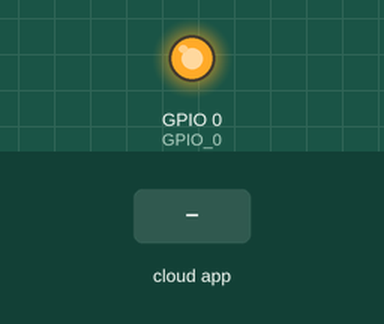
A sketch run on a simulated ESP8266 (NodeMCU). On the bench: output pins drawn as LEDs (lit = HIGH). The inputs (shaded band) are chosen by the test bench. WiFi joins after 1.5 s; servers stay silent unless stated.

Above: at 2.7 s.
2.8 s: the phone or cloud app sets Ventilation1 to 64
At 4.0 s:
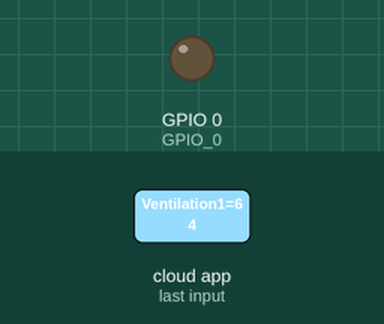
4.3 s: the phone or cloud app sets Ventilation1 to 0
At 5.3 s:
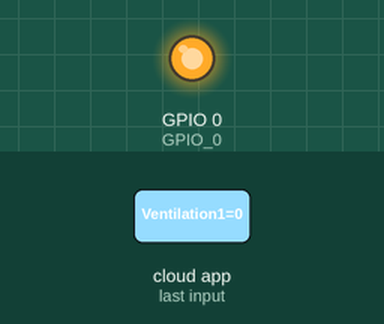
5.8 s: the phone or cloud app sets Ventilation1 to 128
At 6.4 s:
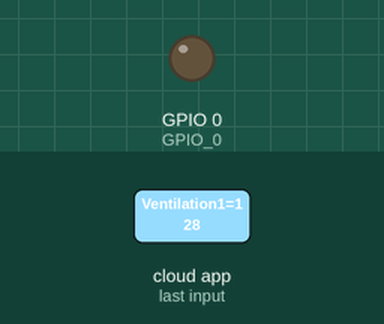
Timing chart, 0 to 8.8 s (numbered marks = the images above; inputs shaded):
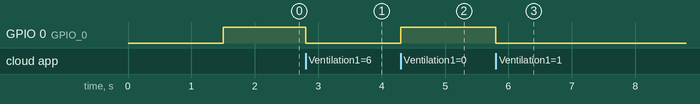

The sketch:

ESPVentilation.ino
```cpp
#include <ESP8266WiFi.h>
#include <WiFiManager.h>
#include <EEPROM.h>
#include <Espalexa.h>
#include "config.h"

WiFiClient wifiClient;
Espalexa espalexa;

void stateChanged(uint8_t value);

//Setup
void setup()
{
#ifdef SERIALLOG
  Serial.begin(SERIALBAUDS);
  while (!Serial)
    continue;
#endif
#ifdef INFO
  delay(5000);
  Serial.print("Core version: ");
  Serial.println(ESP.getCoreVersion());
  Serial.print("Sdk version: ");
  Serial.println(ESP.getSdkVersion());
  Serial.print("MAC: ");
  Serial.println(WiFi.macAddress());
#endif
  WiFiManager wifiManager;
  //Reset setting
  //wifiManager.resetSettings();
  wifiManager.setAPStaticIPConfig(IPAddress(IPLOWA, IPLOWB, IPLOWC, IPLOWD), IPAddress(IPHIGHA, IPHIGHB, IPHIGHC, IPHIGHD), IPAddress(255, 255, 255, 0));
#ifdef WIFIDEBUG
  wifiManager.setDebugOutput(true);
#else
  wifiManager.setDebugOutput(false);
#endif

  if (!wifiManager.autoConnect(NETWORKNAME))
  {
#ifdef DEBUG
    Serial.println("Failed to connect");
#endif
    delay(ATTENPTING);
    ESP.reset();
    delay(5000);
  }
  //Define Alexa device name
  espalexa.addDevice(DEVICE_NAME, stateChanged);
  espalexa.begin();

  //ESP8266 Configuration
  pinMode(GPIO_0, OUTPUT);
  digitalWrite(GPIO_0, HIGH);
}

//Loop
void loop()
{
  espalexa.loop();
  delay(1);
}

//our callback functions
void stateChanged(uint8_t value)
{
  if (value > 0)
    digitalWrite(GPIO_0, LOW);

  if (value == 0)
    digitalWrite(GPIO_0, HIGH);

#ifdef DEBUG
  Serial.print("value: ");
  Serial.println(value);
#endif
}
```

config.h
```cpp
//DEBUG INFORMATION
//#define SERIALLOG
//#define INFO
//#define DEBUG
//#define WIFIDEBUG

// Serial configuration
#define SERIALBAUDS 115200
//Device name
#define DEVICE_NAME "Ventilation1"

//ESP8266 configuration
#define NETWORKNAME "ESPVentilation"
#define ATTENPTING 1000
// GPIO
#define GPIO_0 0
#define GPIO_1 2

//Save Data
#pragma region SAVE_DATA
#define EEPROM_SIZE 1
#define EEPROM_PLACE_BRIGHT 0
#pragma endregion

#pragma region IPDEFINITION
// IP Start
#define IPLOWA 10
#define IPLOWB 0
#define IPLOWC 0
#define IPLOWD 1

// IP End
#define IPHIGHA 10
#define IPHIGHB 0
#define IPHIGHC 0
#define IPHIGHD 1
#pragma endregion
//URL
//http://IP/espalexa
```

Measured:
- after the input at 2.8 s, GPIO 0 (GPIO_0): HIGH → LOW at once
- after the input at 4.3 s, GPIO 0 (GPIO_0): LOW → HIGH at once
- after the input at 5.8 s, GPIO 0 (GPIO_0): HIGH → LOW at once
